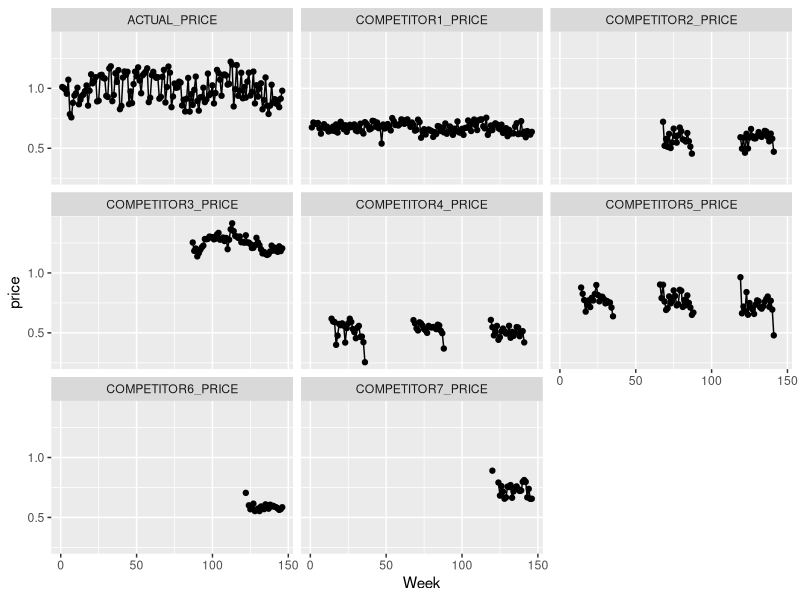
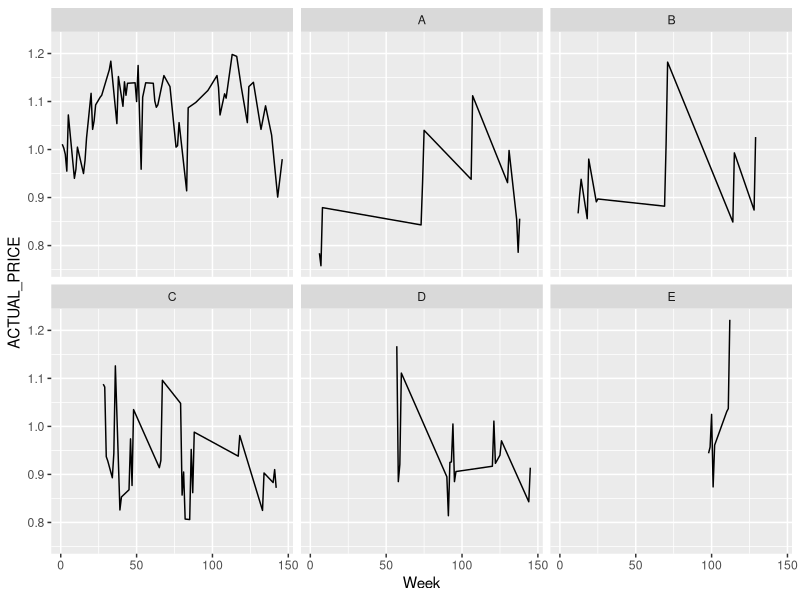
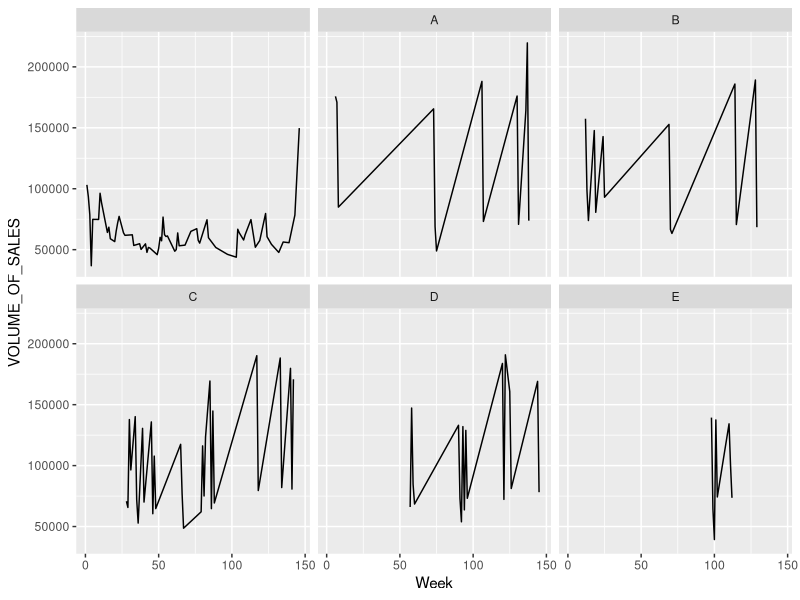
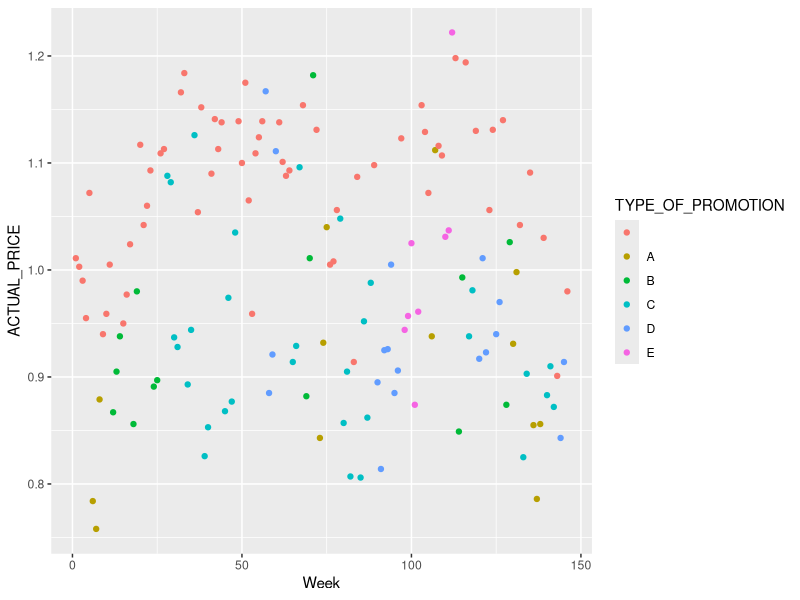
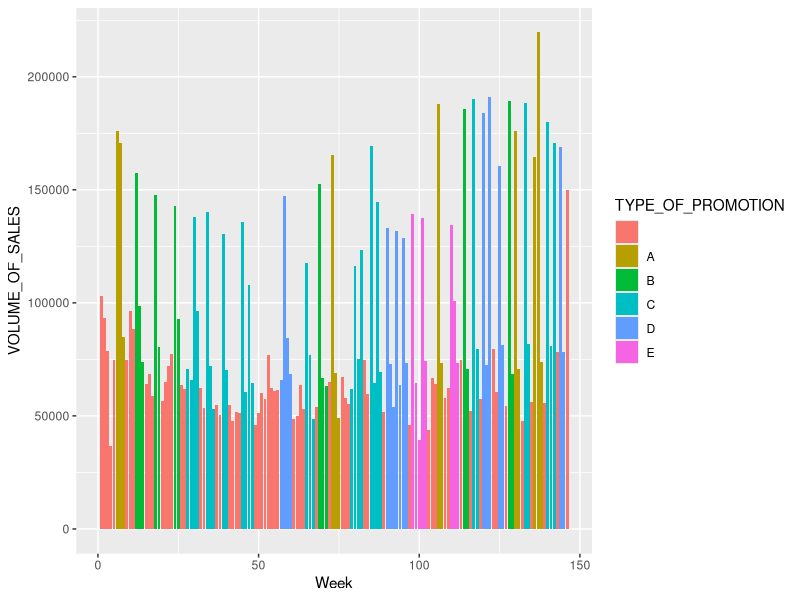

Write R code to recreate these figures, in order. (Note: this script raises an error after producing the figures.)
library(tidyverse)

data <- read.csv("1DATATHON_SAP_AI_initial_data.csv", header = TRUE, sep = ";", stringsAsFactors = FALSE)

data %>% head()

str(data)
data[data == 0] = NA
# remove the week - its the same as row
colNamesData <- colnames(data)
data %>% select(contains("COMPE"), -VOLUME_OF_SALES, Week, -TYPE_OF_PROMOTION, ACTUAL_PRICE) %>% 
  gather(provider, price, -Week) %>%  ggplot(aes(x = Week, y = price)) + geom_line() +geom_point() + facet_wrap(~provider)

data %>% select(ACTUAL_PRICE, Week, TYPE_OF_PROMOTION) %>% 
  ggplot(aes(x = Week, y = ACTUAL_PRICE)) + geom_line() +facet_wrap(~TYPE_OF_PROMOTION)

data %>% select(VOLUME_OF_SALES, Week, TYPE_OF_PROMOTION) %>% 
  ggplot(aes(x = Week, y = VOLUME_OF_SALES)) + geom_line() + facet_wrap(~TYPE_OF_PROMOTION)


data %>% select(ACTUAL_PRICE, Week, TYPE_OF_PROMOTION) %>% 
  ggplot(aes(x = Week, y = ACTUAL_PRICE)) + geom_point(aes(colour = TYPE_OF_PROMOTION)) 

# this one is nice
data %>% select(VOLUME_OF_SALES, Week, TYPE_OF_PROMOTION) %>% 
  ggplot(aes(x = Week, y = VOLUME_OF_SALES)) + geom_col(aes(fill = TYPE_OF_PROMOTION)) 


data %>% select(BaseSales, Week, VOLUME_OF_SALES) %>% 
  ggplot() + geom_line(aes(x = Week, y = BaseSales, colour = "blue"))+
  geom_line(aes(x = Week, y = VOLUME_OF_SALES, colour = "red")) 

data %>% select(SaleUplift, Week, BaseSales2) %>% 
  ggplot() + geom_line(aes(x = Week, y = BaseSales2), colour = "blue")+
  geom_line(aes(x = Week, y = SaleUplift), colour = "red") 


data %>% select(SalesYearPast, Week, VOLUME_OF_SALES) %>% 
  ggplot() + geom_line(aes(x = Week, y = SalesYearPast, colour = "blue"))+
  geom_line(aes(x = Week, y = VOLUME_OF_SALES, colour = "red")) 

data %>% select(BaseSales, Week, VOLUME_OF_SALES, BaseSales2) %>% 
  ggplot() + geom_line(aes(x = Week, y = BaseSales, colour = "blue"))+
  geom_line(aes(x = Week, y = VOLUME_OF_SALES, colour = "red")) +
  geom_line(aes(x = Week, y = BaseSales2, colour = "green"))

